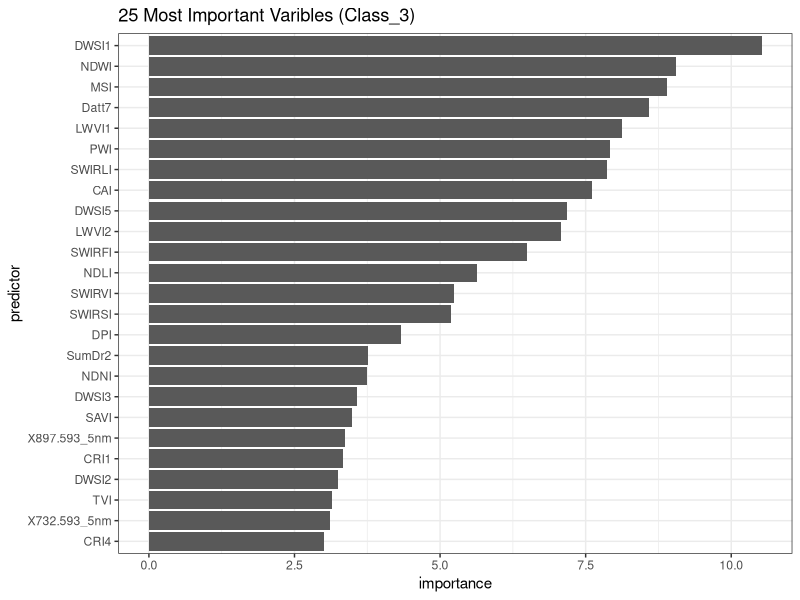
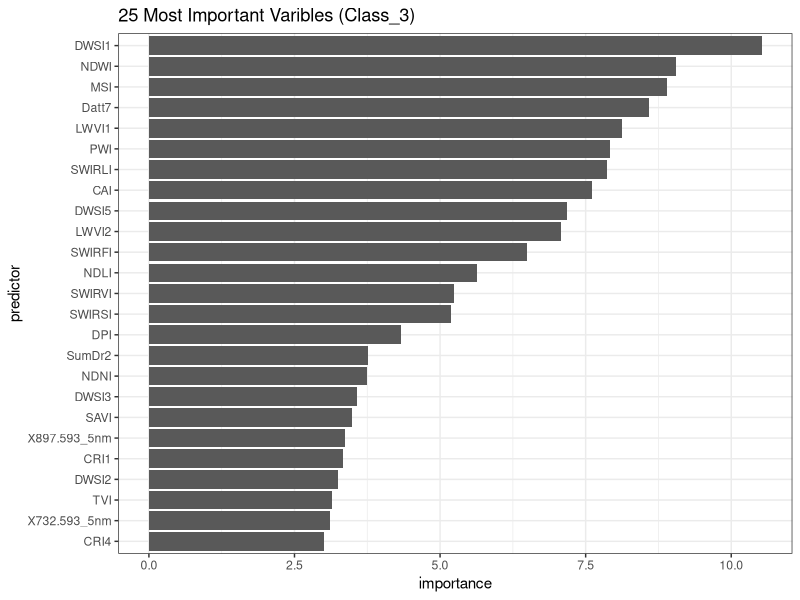

Here is the R script that generated these plots, in order:
library(caret)
library(ranger)
library(randomForest)
library(tidyverse)


#------------------Building Model without identifying important variables --------------

# spectral Library
TreeSpecLib_derivs <- read.csv("./Outputs/D_002_SpecLib_Derivs.csv")
colnames(TreeSpecLib_derivs)

# Remove Unwanted columns
# Creates a string of possible names that will be removed
#remove_names<-c("ScanID","Class1","Class2","Class4","Area","Class2_Freq"
#                ,"Class3_Freq","Class4_Freq","Tree_numbe","x","y")
#remove_names<-c(colnames(SpecLib_derivs[,1:6]), colnames(SpecLib_derivs[,8:32]))

TreeSpecLib_derivs <- TreeSpecLib_derivs %>%
  dplyr::select(taxon_code, everything()) %>%
  dplyr::select(-sample_name:-`Columns..2.`) %>%
  rename(Classes = taxon_code) %>%
  mutate(Classes = as.factor(Classes)) %>% 
  as.data.frame()

# Remove Unwanted columns
#SpecLib_derivs[remove_names] = NULL

# Change column name with all the levels to "classes"
#names(SpecLib_derivs)[taxon_code]<-"Classes"
# Converts column to a fctor
#TreeSpecLib_derivs$Classes<-TreeSpecLib_derivs$Classes%>%as.factor()

#Create cal/val split
#rand_col<-sample(seq_len(nrow(TreeSpecLib_derivs)),size = floor(0.75*nrow(TreeSpecLib_derivs)))
#TreeSpecLib_derivs_cal<-TreeSpecLib_derivs[rand_col,]
#TreeSpecLib_derivs_val<-TreeSpecLib_derivs[-rand_col,]
#SpecLib_derivs_cal$randSel<-0
#SpecLib_derivs_val$randSel<-1
#dim(SpecLib_derivs_val)
#dim(SpecLib_derivs_cal)

#SpecLib_derivs_train<-rbind(SpecLib_derivs_val,SpecLib_derivs_cal) %>% as.data.frame()
#hist(SpecLib_derivs_train$randSel)



# Build Model
set.seed(123)

#rf_mod_ranger<- ranger::ranger(Classes ~ .,data = TreeSpecLib_derivs_cal, num.trees = 1000, local.importance = TRUE) # OOB prediction error:19.53 %   
rf_mod_ranger <- ranger::ranger(Classes ~ ., data = TreeSpecLib_derivs, num.trees = 1000, local.importance = TRUE) # OOB prediction error:10.42 %   

rf_mod_ranger

#rf_mod_randomforest<-randomForest(Classes ~ .,data = TreeSpecLib_derivs_cal, ntree=1000,importance=TRUE) # OOB prediction error 26.18%
rf_mod_randomforest <- randomForest(Classes ~ ., data = TreeSpecLib_derivs, ntree = 1000, importance = TRUE) # OOB prediction error 10.42 % 

# build models using 0.99 percent cutoff for correlated variables
# creates correlation matrix
CorelationMatrix <- cor(TreeSpecLib_derivs[-1])
 
# select most correlated variables 
caret_findCorr <- findCorrelation(CorelationMatrix, cutoff = 0.99, names = T)

# remove correlated vars
predictor_df_reduced <- TreeSpecLib_derivs %>%
 dplyr::select(-caret_findCorr)

# rebuild models after intercorrelated vars are removed
rf_mod_randomforest_reduced <- randomForest(Classes ~ ., data = predictor_df_reduced, ntree = 1000, importance = TRUE) # OOB prediction error 23.28%

# saves confusion matrix rf
RandomForest_reduced_confusionmatrix <- rf_mod_randomforest_reduced$confusion %>%
  as.data.frame()
write.csv(RandomForest_reduced_confusionmatrix, "Outputs/RandomForest_reduced_confusionmatrix.csv")

# saves confusion Matrix Ranger
rf_mod_ranger_reduced <- ranger(Classes ~ ., data = predictor_df_reduced,
                     num.trees = 1000,
                     local.importance = TRUE) # OOB prediction error:             17.97 % 

rf_mod_ranger_IMP <- ranger(Classes ~ ., data = predictor_df_reduced,
                     num.trees = 1000,
                     importance = "impurity_corrected",
                     local.importance = TRUE) # OOB prediction error:             23.76 %  

Ranger_reduced_confusionmatrix <- rf_mod_ranger_reduced$confusion.matrix %>%
  as.data.frame.matrix()
write.csv(Ranger_reduced_confusionmatrix,"Outputs/Ranger_reduced_confusionmatrix.csv")


#Make models with all predictors for prediction
rf_mod_ranger_pred <- ranger::ranger(Classes ~ ., data = TreeSpecLib_derivs, num.trees = 1000) # OOB prediction error:10.42 %   

rf_mod_ranger_pred

rf_mod_randomforest_pred <- randomForest(Classes ~ ., data = TreeSpecLib_derivs, ntree = 1000) # OOB prediction error 10.42 % 


# saves the model with the lowest error
save(rf_mod_randomforest_pred, file = "Outputs/Best_Model_RandomForest.rda")

# saves the model with the lowest error
save(rf_mod_ranger_pred, file = "Outputs/Best_Model_Ranger.rda")



#------------------------------ Select Important variables -----------------------------------

# creates a dataframe with all variables and their importance
ImportantVarsFrame <- enframe(rf_mod_ranger_IMP$variable.importance, 
                            name = "predictor", value = "importance")

# creates a plot of the 30 most important vars
ImportantVarsFrame25 <- ImportantVarsFrame[order(ImportantVarsFrame$importance, decreasing = TRUE), ][1:25, ]

# Lets R respect the order in dataframe
ImportantVarsFrame25$predictor <- factor(ImportantVarsFrame25$predictor,
                                         levels = ImportantVarsFrame25$predictor
                                         [order(ImportantVarsFrame25$importance)])

# Creates a plot of the 30 most important variables
ImportantVarsFrame25 %>%
  ggplot(aes(x  = predictor, y = importance)) +
  theme_bw() +
  geom_bar(stat = "identity") +
  coord_flip() +
  ggtitle("25 Most Important Varibles (Class_3)")

ggsave("Outputs/VarImp.png")
